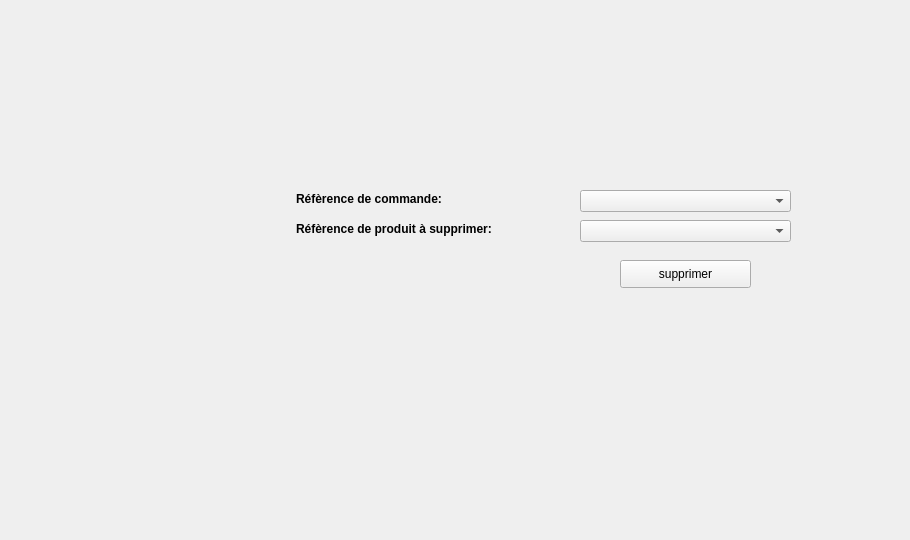
      <widget class="QWidget" name="tab_21">
       <attribute name="title">
        <string>Supprimer un produit d'une commande</string>
       </attribute>
       <widget class="QLabel" name="backgound_7">
        <property name="geometry">
         <rect>
          <x>-10</x>
          <y>0</y>
          <width>901</width>
          <height>531</height>
         </rect>
        </property>
        <property name="text">
         <string/>
        </property>
       </widget>
       <widget class="QComboBox" name="comboBox_10">
        <property name="geometry">
         <rect>
          <x>580</x>
          <y>220</y>
          <width>211</width>
          <height>22</height>
         </rect>
        </property>
       </widget>
       <widget class="QPushButton" name="ajouter_5">
        <property name="geometry">
         <rect>
          <x>620</x>
          <y>260</y>
          <width>131</width>
          <height>28</height>
         </rect>
        </property>
        <property name="text">
         <string>supprimer</string>
        </property>
       </widget>
       <widget class="QComboBox" name="comboBox_9">
        <property name="geometry">
         <rect>
          <x>580</x>
          <y>190</y>
          <width>211</width>
          <height>22</height>
         </rect>
        </property>
       </widget>
       <widget class="QLabel" name="reference_5">
        <property name="geometry">
         <rect>
          <x>296</x>
          <y>220</y>
          <width>255</width>
          <height>18</height>
         </rect>
        </property>
        <property name="font">
         <font>
          <pointsize>9</pointsize>
          <weight>75</weight>
          <bold>true</bold>
          <underline>false</underline>
         </font>
        </property>
        <property name="text">
         <string>Réfèrence de produit à supprimer:</string>
        </property>
       </widget>
       <widget class="QLabel" name="nom_7">
        <property name="geometry">
         <rect>
          <x>296</x>
          <y>190</y>
          <width>187</width>
          <height>18</height>
         </rect>
        </property>
        <property name="font">
         <font>
          <pointsize>9</pointsize>
          <weight>75</weight>
          <bold>true</bold>
          <underline>false</underline>
         </font>
        </property>
        <property name="text">
         <string>Réfèrence de commande:</string>
        </property>
       </widget>
      </widget>
